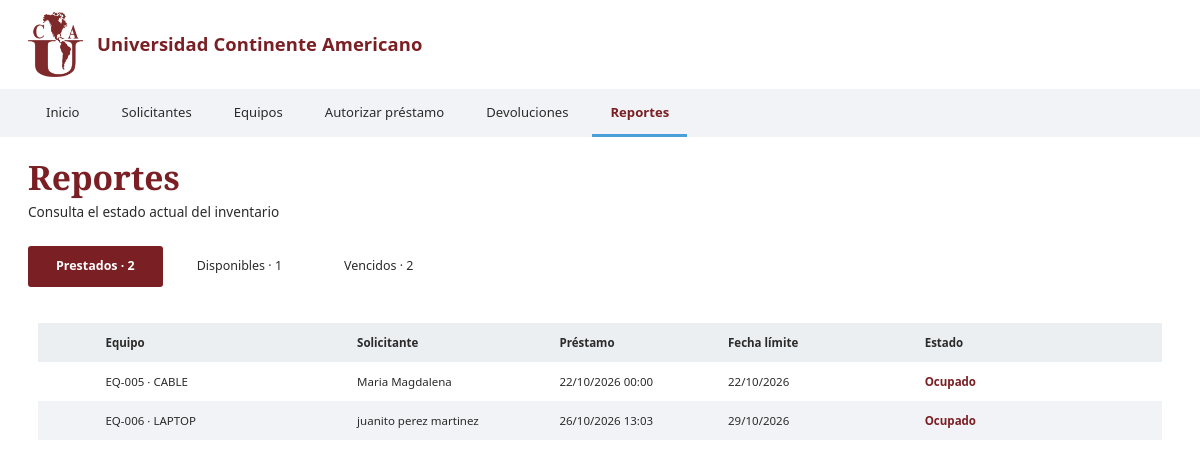
The app's page /reportes.php with its own data.
### tables this page shows
CREATE TABLE `equipo` (
  `id_equipo` int NOT NULL AUTO_INCREMENT,
  `id_tipo` int NOT NULL,
  `descripcion` varchar(150) DEFAULT NULL,
  `observaciones` varchar(200) DEFAULT NULL,
  `estado` int NOT NULL DEFAULT '1',
  PRIMARY KEY (`id_equipo`),
  KEY `id_tipo_idx` (`id_tipo`),
  CONSTRAINT `id_tipo` FOREIGN KEY (`id_tipo`) REFERENCES `tipoequipo` (`id_tipo`) ON DELETE RESTRICT
);

CREATE TABLE `tipoequipo` (
  `id_tipo` int NOT NULL AUTO_INCREMENT,
  `nombre` varchar(45) NOT NULL,
  PRIMARY KEY (`id_tipo`),
  UNIQUE KEY `nombre_UNIQUE` (`nombre`)
);

CREATE TABLE `solicitante` (
  `id_solicitante` int NOT NULL AUTO_INCREMENT,
  `nombre` varchar(70) NOT NULL,
  `matricula` varchar(8) DEFAULT NULL,
  `carrera` varchar(100) NOT NULL,
  PRIMARY KEY (`id_solicitante`),
  UNIQUE KEY `matricula_UNIQUE` (`matricula`)
);

### reportes.php (the view, shortened to what this page needs)
<?php
  include "conexion.php";
  $estado  = $_GET["estado"] ?? "prestados";
  $r = $conexion->query("SELECT COUNT(*) AS n FROM prestamo WHERE fecha_devolucion IS NULL");
  $total_prestados = $r->fetch_assoc()["n"];
  $r = $conexion->query("SELECT COUNT(*) AS n FROM prestamo
                         WHERE fecha_devolucion IS NULL AND fecha_limite < CURDATE()");
  $total_vencidos = $r->fetch_assoc()["n"];
  $r = $conexion->query("SELECT COUNT(*) AS n FROM equipo e
                         WHERE NOT EXISTS (SELECT 1 FROM prestamo p
                                           WHERE p.id_equipo = e.id_equipo
                                           AND p.fecha_devolucion IS NULL)");
  $total_disponibles = $r->fetch_assoc()["n"];
  $prestados = null;
  if ($estado == "prestados") {
    $prestados = $conexion->query(
      "SELECT e.id_equipo, t.nombre AS tipo, s.nombre AS solicitante,
              DATE_FORMAT(p.fecha_prestamo, '%d/%m/%Y %H:%i') AS prestamo,
              DATE_FORMAT(p.fecha_limite,   '%d/%m/%Y') AS limite
       FROM prestamo p
       JOIN equipo e       ON e.id_equipo = p.id_equipo
       JOIN tipoequipo t   ON t.id_tipo = e.id_tipo
       JOIN solicitante s  ON s.id_solicitante = p.id_solicitante
       WHERE p.fecha_devolucion IS NULL
       ORDER BY p.fecha_limite ASC"
    );
  }
?>
<!DOCTYPE html>
<html lang="es">
<head>
  <link rel="stylesheet" href="style.css">
</head>
<body>
  <?php include "encabezado.php"; ?>
  <main>
    <h1>Reportes</h1>
    <p class="subtitulo">Consulta el estado actual del inventario</p>
    <div class="filtros-fila">
      <nav class="filtros" aria-label="Filtrar reporte">
        <a class="filtro" href="reportes.php?estado=prestados"
           <?php if ($estado == "prestados") echo 'aria-current="true"'; ?>>
          Prestados · <?php echo $total_prestados; ?>
        </a>
        <a class="filtro" href="reportes.php?estado=disponibles"
           <?php if ($estado == "disponibles") echo 'aria-current="true"'; ?>>
          Disponibles · <?php echo $total_disponibles; ?>
        </a>
        <a class="filtro" href="reportes.php?estado=vencidos"
           <?php if ($estado == "vencidos") echo 'aria-current="true"'; ?>>
          Vencidos · <?php echo $total_vencidos; ?>
        </a>
      </nav>
    </div>
    <section class="lista">
      <?php if ($estado == "prestados"): ?>
      <table class="tabla tabla-reportes">
        <thead>
          <tr>
            <th>Equipo</th>
            <th>Solicitante</th>
            <th>Préstamo</th>
            <th>Fecha límite</th>
            <th>Estado</th>
          </tr>
        </thead>
        <tbody>
          <?php if (!$prestados || $prestados->num_rows == 0): ?>
            <tr><td colspan="5">No hay equipos prestados por el momento.</td></tr>
          <?php else: ?>
            <?php while ($f = $prestados->fetch_assoc()): ?>
            <tr>
              <td>EQ-<?php echo str_pad($f["id_equipo"], 3, "0", STR_PAD_LEFT); ?> ·
                     <?php echo htmlspecialchars($f["tipo"]); ?></td>
              <td><?php echo htmlspecialchars($f["solicitante"]); ?></td>
              <td><?php echo $f["prestamo"]; ?></td>
              <td><?php echo $f["limite"]; ?></td>
              <td class="estado-ocupado">Ocupado</td>
            </tr>
            <?php endwhile; ?>
          <?php endif; ?>
        </tbody>
      </table>
      <?php endif; ?>
    </section>
  </main>
</body>
</html>

### style.css (style rules this page uses)
:root { --vino: #7a1f24; --vino-hover: #5c1519; --azul: #4a9fd8; --fondo: #ffffff; --barra: #f2f3f6; --circulo: #eceff2; --texto: #2b2b2b; --texto-suave: #5d6168; --serif: "Libre Baskerville", Georgia, "Times New Roman", serif; --sans: "Source Sans 3", "Segoe UI", system-ui, sans-serif; }
*, *::before, *::after { box-sizing: border-box; }
body { margin: 0; background: var(--fondo); color: var(--texto); font-family: var(--sans); font-size: 16px; line-height: 1.5; min-height: 100vh; }
main { padding: 20px 28px 56px; }
h1 { font-family: var(--serif); font-weight: 700; font-size: clamp(1.7rem, 3.2vw, 2.1rem); color: var(--vino); margin: 0 0 4px; line-height: 1.2; }
.subtitulo { margin: 0; font-size: .85rem; }
:root { --borde: #c9ccd1; }
.tabla { width: 100%; border-collapse: collapse; font-size: .72rem; }
.tabla th, .tabla td { text-align: left; padding: 11px 10px; }
.tabla thead th { background: var(--circulo); font-weight: 700; }
.tabla tbody tr:nth-child(even) { background: var(--barra); }
.estado-ocupado { color: var(--vino); font-weight: 700; }
.filtros-fila { display: flex; align-items: center; justify-content: space-between; gap: 16px; margin-top: 24px; }
.filtros { display: flex; align-items: center; gap: 6px; }
.filtro { color: var(--texto); font-size: .78rem; text-decoration: none; padding: 11px 28px; border-radius: 3px; white-space: nowrap; }
.filtro[aria-current="true"] { background: var(--vino); color: var(--fondo); font-weight: 700; }
.tabla-reportes { table-layout: fixed; width: calc(100% - 20px); margin: 36px 10px 0; }
.tabla-reportes th:nth-child(1) { width: 27.5%; }
.tabla-reportes th:nth-child(2) { width: 18%; }
.tabla-reportes th:nth-child(3) { width: 15%; }
.tabla-reportes th:nth-child(4) { width: 17.5%; }
.tabla-reportes th:nth-child(5) { width: 22%; }
.tabla-reportes th:first-child, .tabla-reportes td:first-child { padding-left: 6%; }

### records on screen
equipo: id_equipo "005", id_tipo.nombre "CABLE", solicitante.nombre "Maria Magdalena", prestamo "22/10/2026 00:00", limite "22/10/2026"
equipo: id_equipo "006", id_tipo.nombre "LAPTOP", solicitante.nombre "juanito perez martinez", prestamo "26/10/2026 13:03", limite "29/10/2026"

### other values on screen
$texto "Inicio"
$texto "Solicitantes"
$texto "Equipos"
$texto "Autorizar préstamo"
$texto "Devoluciones"
$texto "Reportes"
$total_prestados "2"
$total_disponibles "1"
$total_vencidos "2"
